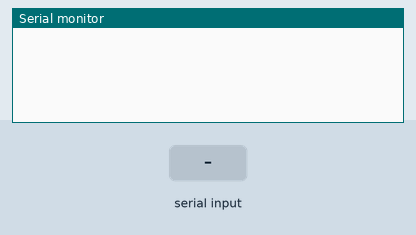
Simulated run of this sketch. Board: Arduino Uno, built with avr-gcc and run on an emulated ATmega328P. On the bench: the last lines printed to the serial monitor. The test bench sets the inputs (shaded band).

Above: at 1.2 s.
1.3 s: "90,45\n" received over Serial
At 3.4 s:
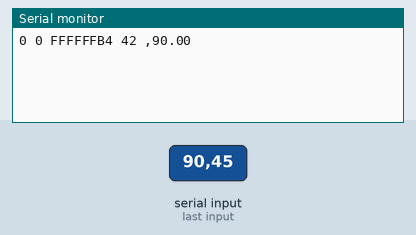
3.8 s: "30,150\n" received over Serial
At 5.3 s:
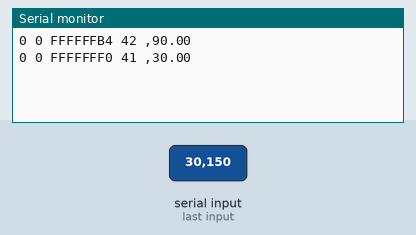
6.3 s: "5\n" received over Serial
At 8.3 s:
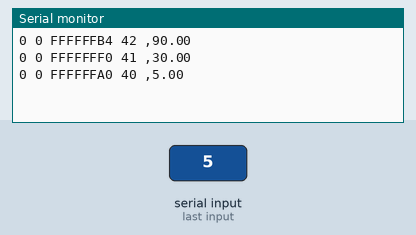
8.7 s: "200\n" received over Serial
At 10.2 s:
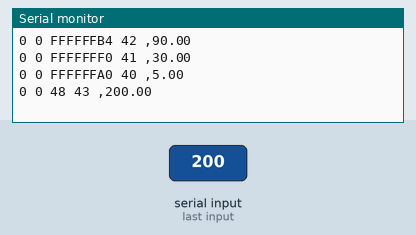

The sketch:

VariablesTest.ino
```cpp
void setup() {
  // put your setup code here, to run once:
  Serial.begin(115200);
  while (!Serial);
}

String text;

//Unions! Instant conversion for different types! (Well I don't know if this statement is true)
typedef union{
  float floatValue;
  char floatChar[4];
} floatByte;

// Two independant variables.
floatByte charByte;
floatByte backToFloat;

void loop() {
  // put your main code here, to run repeatedly:
  if (Serial.available()){
    text=Serial.readString();

    // Assigning value to one of the variables
    charByte.floatValue=text.toFloat();
    for (int i=0;i<4;i++){

      // Assigning value to one of the variables
      backToFloat.floatChar[i]=charByte.floatChar[i];
    }

    // Automatically the second variable of the union has a value!
    Serial.print(charByte.floatChar[0],HEX);
    Serial.print(" ");
    Serial.print(charByte.floatChar[1],HEX);
    Serial.print(" ");
    Serial.print(charByte.floatChar[2],HEX);
    Serial.print(" ");
    Serial.print(charByte.floatChar[3],HEX);
    Serial.print(" ,");

    // Same here!
    Serial.println(backToFloat.floatValue);
  }
}
```

Measured:
- after the input at 1.3 s, the serial monitor: prints a new line after 1.0 s (image 1)
- after the input at 3.8 s, the serial monitor: prints a new line after 1.0 s (image 2)
- after the input at 6.3 s, the serial monitor: prints a new line after 1.0 s (image 3)
- after the input at 8.7 s, the serial monitor: prints a new line after 1.0 s (image 4)
